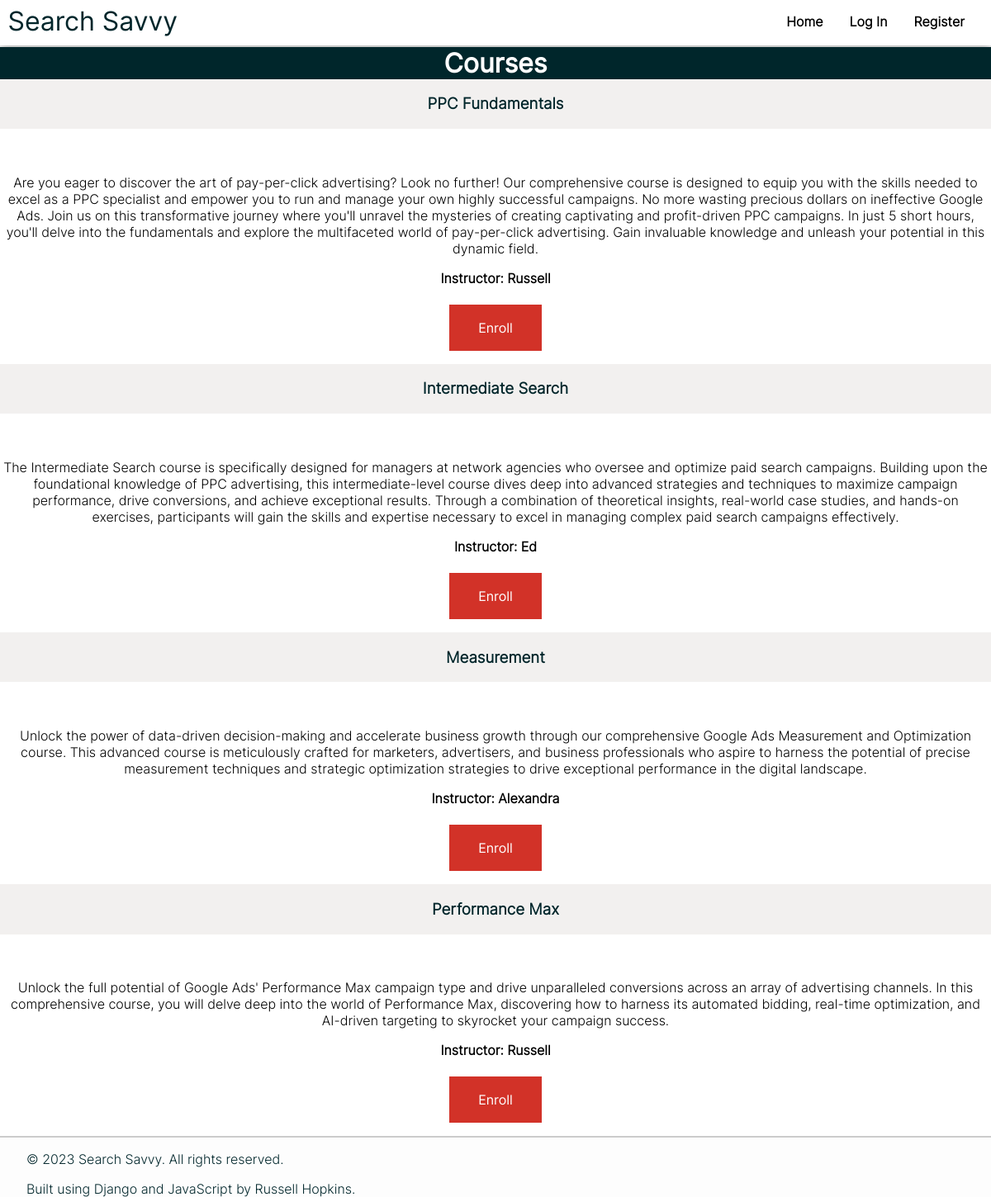
The app's page /courses, older data.
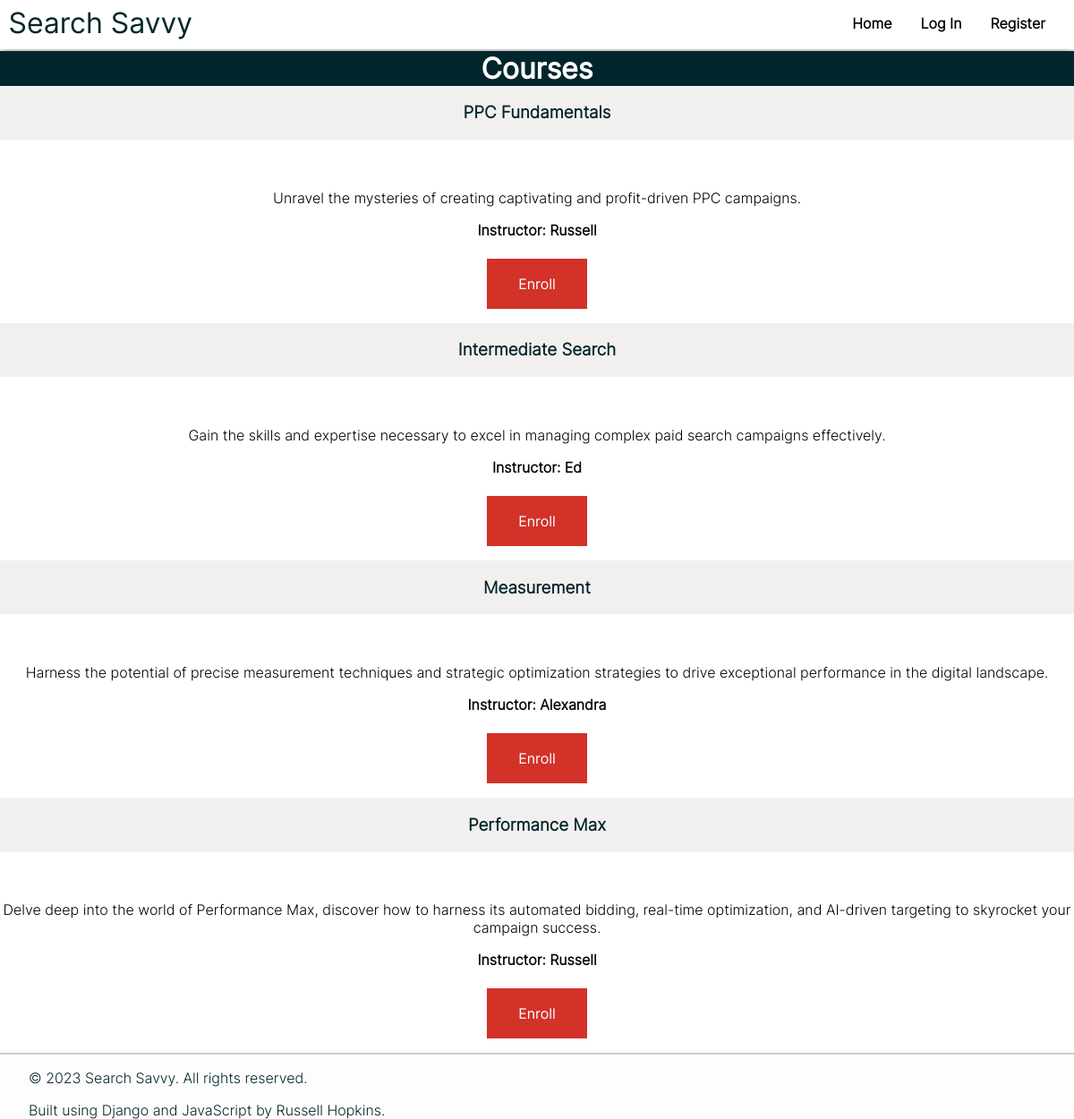
The same page, newer data.
### core/models.py (models this page shows, shortened)
class Course(models.Model):
    title = models.CharField(max_length=100)
    description = models.TextField()
    instructor = models.ForeignKey(User, on_delete=models.CASCADE)
    skills = models.TextField()
    modules = models.TextField()

class User(AbstractUser):
    bio = models.TextField(blank=True)
    avatar = models.URLField()
    def __str__(self):
        return self.username

### core/views.py (the view)
# urls.py: path("courses", views.courses, name="courses"),
def courses(request):
    course_list = Course.objects.all()
    return render(request, "core/courses.html", {
        "courses" : course_list
    })

### core/templates/core/courses.html
{% extends "core/layout.html" %} {% block body %}
<h1 class="courses_header">Courses</h1>
{% for course in courses %}
<div class="courses_container">
  <a class="courses_link" href="{% url 'course' course_id=course.id %}"
    ><h3 class="courses_course_title">{{course.title}}</h3></a
  ><br />
  <p class="courses_description">{{course.description}}</p>
  <p class="courses_instructor">Instructor: {{course.instructor}}</p>
  <button
    type="button"
    class="courses_cta_btn"
    onclick="window.location.href = '{% url 'course' course_id=course.id %}'"
  >
    Enroll
  </button>
</div>
{% endfor %} {% endblock %}

### core/templates/core/layout.html (shortened to what this page needs)
{% load static %}
<!DOCTYPE html>
<html lang="en">
  <head>
    <link href="{% static 'core/styles.css' %}" rel="stylesheet" />
  </head>
  <body>
    <nav>
      <ul class="nav-list">
        <li class="nav-item">
          <p class="brand">Search Savvy</p>
        </li>
        <li class="nav-item">
          <a class="nav-link" href="{% url 'index' %}">Home</a>
        </li>
        {% if user.is_authenticated %}
        <li class="nav-item">
          <a class="nav-link" href="{% url 'courses' %}">Courses</a>
        </li>
        <li class="nav-item">
          <a class="nav-link" href="{% url 'logout' %}">Log Out</a>
        </li>
        {% else %}
        <li class="nav-item">
          <a class="nav-link" href="{% url 'login' %}">Log In</a>
        </li>
        <li class="nav-item">
          <a class="nav-link" href="{% url 'register' %}">Register</a>
        </li>
        {% endif %}
      </ul>
    </nav>
    {% block body %} {% endblock %}
    <footer class="footer">
      <div class="footer_container">
        <p class="footer_para">© 2023 Search Savvy. All rights reserved.</p>
        <p class="footer_built">
          Built using Django and JavaScript by Russell Hopkins.
        </p>
      </div>
    </footer>
  </body>
</html>

### core/static/core/styles.css (style rules this page uses)
body { margin: 0; font-family: "Iter Light", sans-serif; min-height: 100vh; }
nav { margin: 0; padding: 0; }
.nav-list { box-shadow: 0px 0px 10px grey; margin: 0; padding: 0; display: flex; justify-content: flex-end; align-items: center; padding-bottom: 1.2em; }
.nav-item { margin-top: 1em; list-style: none; margin-right: 2rem; }
.nav-item a { text-decoration: none; color: black; font-weight: bold; text-wrap: nowrap; font-size: 16px; }
.nav-item:first-child { margin-right: auto; }
.brand { margin: 0; padding: 0; line-height: 0; font-size: 2em; margin-left: 0.3em; color: #00262b; font-family: "Iter Regular", sans-serif; }
nav { margin-bottom: 3px; }
.footer { background-color: #fdfdfd; color: #00262b; border-top: 1px solid #ccc; position: relative; bottom: 0; width: 100%; height: 2.5rem; }
.footer_container { background-color: #fdfdfd; color: #00262b; border-top: 1px solid #ccc; padding-left: 2em; }
.footer_para { color: #00262b; }
.courses_container { text-align: center; }
.courses_header { text-align: center; background-color: #00262b; color: #fff; margin-top: -0.05em; font-family: "Iter Regular", sans-serif; margin-bottom: 0; }
.courses_link { text-decoration: none; }
.courses_course_title { background-color: #f2f0ef; margin-top: 0; padding-top: 1em; padding-bottom: 1em; text-align: center; align-items: center; color: #00262b; }
.courses_cta_btn { background: #d23228; color: #fff; border: 1px solid #0000; font-family: "Iter Regular", sans-serif; margin-top: 0.5%; text-wrap: nowrap; height: 3.5em; width: 7em; font-size: 1em; margin-bottom: 1em; }
.courses_description { text-align: center; }
.courses_instructor { font-weight: bold; text-align: center; }
a { color: #00262b; text-decoration: none; }

Row changes from the older to the newer data that the page shows:
changed Course "PPC Fundamentals": description "Are you eager to discover the art of pay-per-click advertising? Look no further! Our comprehensive course is designed to equip you with the skills needed to excel as a PPC specialist and empower you to run and manage your own highly successful campaigns. No more wasting precious dollars on ineffective Google Ads. Join us on this transformative journey where you'll unravel the mysteries of creating captivating and profit-driven PPC campaigns. In just 5 short hours, you'll delve into the fundamentals and explore the multifaceted world of pay-per-click advertising. Gain invaluable knowledge and unleash your potential in this dynamic field." → "Unravel the mysteries of creating captivating and profit-driven PPC campaigns."
changed Course "Intermediate Search": description "The Intermediate Search course is specifically designed for managers at network agencies who oversee and optimize paid search campaigns. Building upon the foundational knowledge of PPC advertising, this intermediate-level course dives deep into advanced strategies and techniques to maximize campaign performance, drive conversions, and achieve exceptional results. Through a combination of theoretical insights, real-world case studies, and hands-on exercises, participants will gain the skills and expertise…" → "Gain the skills and expertise necessary to excel in managing complex paid search campaigns effectively."
changed Course "Measurement": description "Unlock the power of data-driven decision-making and accelerate business growth through our comprehensive Google Ads Measurement and Optimization course. This advanced course is meticulously crafted for marketers, advertisers, and business professionals who aspire to harness the potential of precise…" → "Harness the potential of precise measurement techniques and strategic optimization strategies to drive exceptional performance in the digital landscape."
changed Course "Performance Max": description "Unlock the full potential of Google Ads' Performance Max campaign type and drive unparalleled conversions across an array of advertising channels. In this comprehensive course, you will delve deep into the world of Performance Max, discovering how to harness its…" → "Delve deep into the world of Performance Max, discover how to harness its…"
